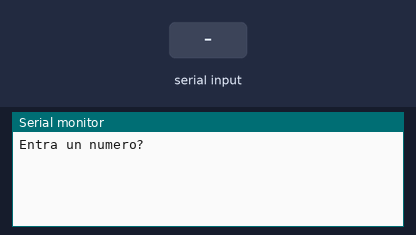
Recording of a sketch running on a simulated Arduino Uno, built with avr-gcc and run on an emulated ATmega328P. Parts: the last lines printed to the serial monitor. The test bench sets the inputs (shaded band).

Above: at 1.2 s.
1.3 s: "90,45\n" received over Serial
At 2.1 s:
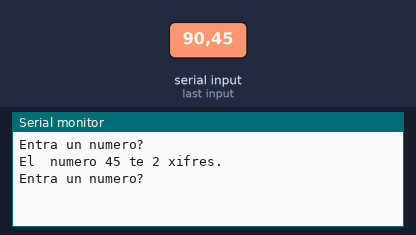
2.8 s: "30,150\n" received over Serial
At 3.3 s:
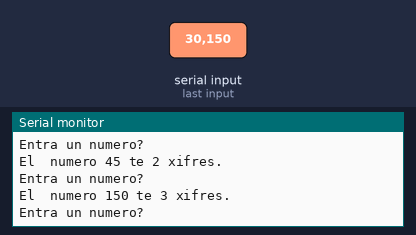

Measured:
- after the input at 1.3 s, the serial monitor: prints a new line at once (image 1)
- after the input at 2.8 s, the serial monitor: prints a new line at once (image 2)

The sketch:

Pro_5.ino
```cpp
/**********************************************************************************
**                                                                               **
**                                                                               **
**                                                                               **
** Arnau Pérez Fuentes                                      3/2/2019             **
**********************************************************************************/


//********** Includes *************************************************************


//********** Variables ************************************************************
// pins for the LEDs:

long numEntrat, num;
int numXifres;

//********** Setup ****************************************************************
void setup() {
  // initialize serial:
  Serial.begin(9600);
  Serial.println("Entra un numero? ");
}

//********** Loop *****************************************************************
void loop() {
  // if there's any serial available, read it:
  while (Serial.available() > 0) {

    // look for the next valid integer in the incoming serial stream:
    numEntrat = Serial.parseInt();
    num = numEntrat;
    numXifres = 0;

    // look for the newline. That's the end of your sentence:
    if (Serial.read() == '\n') {
      do{
        num = num / 10;
        numXifres++;
      }while (num != 0);
      Serial.print("El  numero ");
      Serial.print(numEntrat);
      Serial.print(" te ");
      Serial.print(numXifres);
      Serial.println(" xifres.");
      Serial.println("");
      Serial.println("Entra un numero? ");
    }
  }
}

//********** Funcions *************************************************************
```
